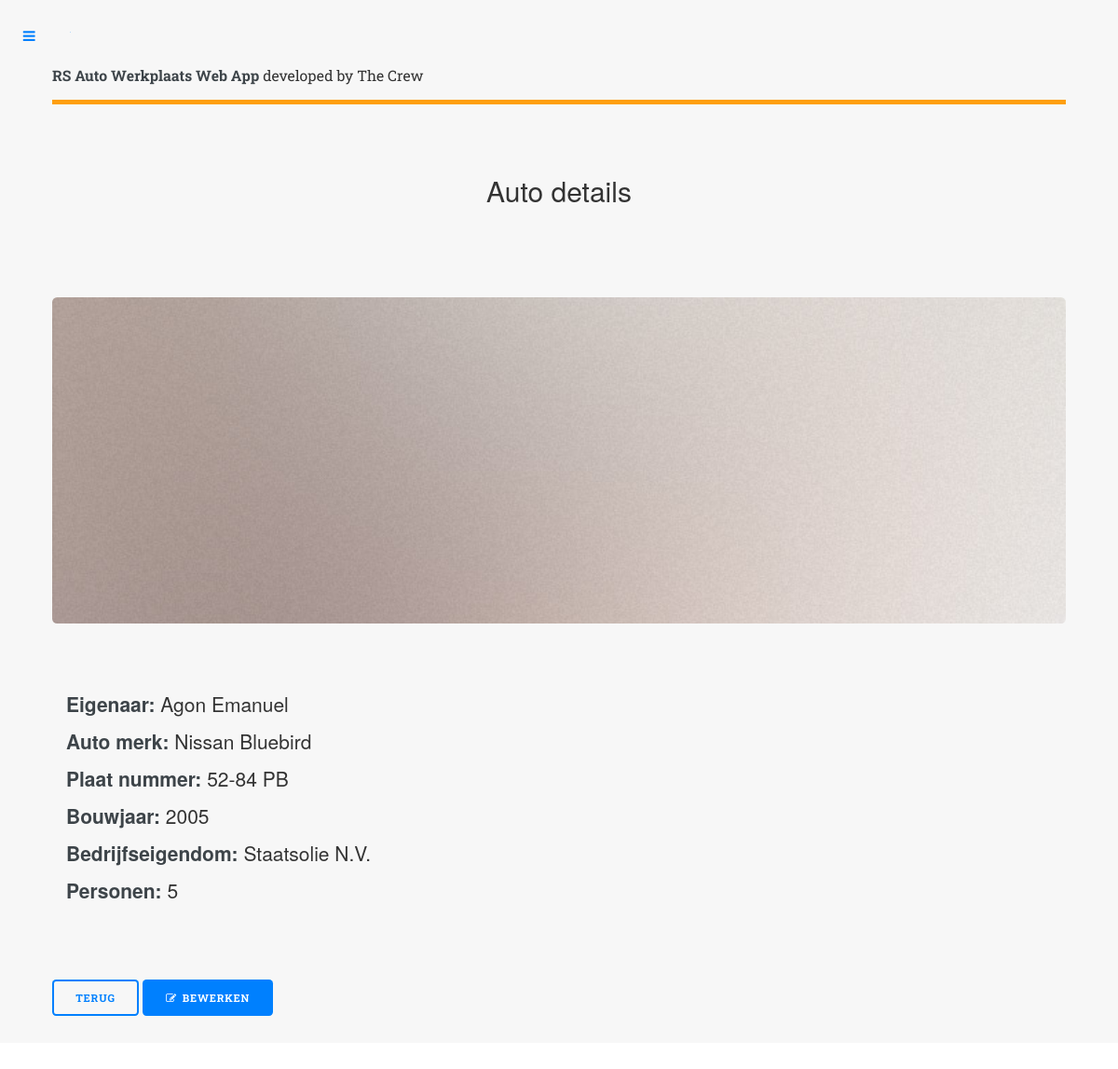
Page /view_car.php?id=2 on the committed database.
### tables this page shows
CREATE TABLE `cars` (
  `id` int(11) NOT NULL AUTO_INCREMENT,
  `person_id` int(11) NOT NULL,
  `inspected` int(11) NOT NULL DEFAULT '0',
  `car_model_id` int(11) NOT NULL,
  `license_plate` varchar(45) NOT NULL,
  `sachi_number` varchar(45) NOT NULL,
  `company_id` int(11) NOT NULL,
  `image` text NOT NULL,
  `created_at` timestamp NOT NULL DEFAULT CURRENT_TIMESTAMP,
  PRIMARY KEY (`id`)
);

CREATE TABLE `persons` (
  `id` int(11) NOT NULL AUTO_INCREMENT,
  `firstname` varchar(255) NOT NULL,
  `lastname` varchar(255) NOT NULL,
  `address` varchar(255) NOT NULL,
  `email` varchar(255) NOT NULL,
  `phone` varchar(255) NOT NULL,
  `created_at` timestamp NOT NULL DEFAULT CURRENT_TIMESTAMP,
  PRIMARY KEY (`id`)
);

CREATE TABLE `car_models` (
  `id` int(11) NOT NULL AUTO_INCREMENT,
  `brand` varchar(45) NOT NULL,
  `model` varchar(45) NOT NULL,
  `manufactured_date` int(11) NOT NULL,
  `number_persons` int(11) NOT NULL,
  `created_at` timestamp NULL DEFAULT NULL,
  PRIMARY KEY (`id`)
);

CREATE TABLE `companies` (
  `id` int(11) NOT NULL AUTO_INCREMENT,
  `name` varchar(45) NOT NULL,
  `address` varchar(255) NOT NULL,
  `phone` varchar(255) NOT NULL,
  `email` varchar(255) NOT NULL,
  `created_at` timestamp NOT NULL DEFAULT CURRENT_TIMESTAMP,
  PRIMARY KEY (`id`)
);

### view_car.php (the view, shortened to what this page needs)
<?php
	require 'includes/head.php';
	require 'backend/db.php';
	$id = $_GET['id'];
	$sql = "SELECT persons.*, cars.*, companies.name, car_models.brand, car_models.model, car_models.manufactured_date, car_models.number_persons FROM cars
	INNER JOIN persons ON cars.person_id = persons.id
	INNER JOIN car_models ON car_models.id = cars.car_model_id
	LEFT JOIN companies ON cars.company_id = companies.id WHERE cars.id = '$id'";
	$query = $conn->query($sql);
	while ($result = $query->fetch_assoc()) {
		$fullname = $result['firstname'].' '.$result['lastname'];
		$car_name = $result['brand'].' '.$result['model'];
		$license_plate = $result['license_plate'];
		$manufactured_date = $result['manufactured_date'];
		$company = $result['company_id'];
		$company_name = $result['name'];
		$number_persons = $result['number_persons'];
		if($company > 0) {
			$company = $company_name;
		} else if($company == 0) {
			$company = "Nee";
		}
	}
?>
<div id="wrapper">
	<div id="main">
		<div class="inner">
			<?php
				require 'includes/header.php';
			?>
			<section>
				<header class="main">
					<div align="center"><h2>Auto details</h2></div>
				</header>
				<section id="banner">
					<div class="content">
						<p style="font-size: 1.5em;"><b>Eigenaar: </b><?php echo $fullname; ?></p>
						<p style="font-size: 1.5em;""><b>Auto merk: </b><?php echo $car_name; ?></p>
						<p style="font-size: 1.5em;""><b>Plaat nummer: </b><?php echo $license_plate; ?></p>
						<p style="font-size: 1.5em;""><b>Bouwjaar: </b><?php echo $manufactured_date; ?></p>
						<p style="font-size: 1.5em;""><b>Bedrijfseigendom: </b><?php echo $company; ?></p>
						<p style="font-size: 1.5em;""><b>Personen: </b><?php echo $number_persons; ?></p>
					</div>
					<span class="image object">
						<img src="images/pic10.jpg" alt="">
					</span>
				</section>
				<button class="button" onclick="history.go(-1);">Terug</button>
				<a href="edit_car.php?id=<?php echo $id; ?>" class="button special icon fa-edit">Bewerken</a>
			</section>
		</div>
	</div>
</div>
<?php
	require 'includes/foot.php';
?>

### assets/css/my_css.css (style rules this page uses)
.inner { background: #F7F7F7; }

### rows in the picture
cars: person.lastname "Agon Emanuel", car_model.model "Nissan Bluebird", license_plate "52-84 PB", car_model.manufactured_date "2005", company.name "Staatsolie N.V.", car_model.number_persons "5"
